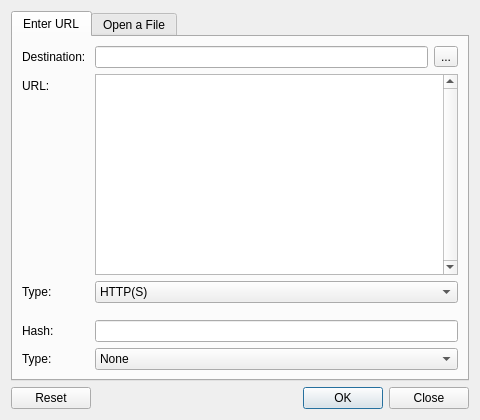
<?xml version="1.0" encoding="UTF-8"?>
<ui version="4.0">
 <class>AddURL</class>
 <widget class="QDialog" name="AddURL">
  <property name="geometry">
   <rect>
    <x>0</x>
    <y>0</y>
    <width>480</width>
    <height>420</height>
   </rect>
  </property>
  <property name="windowTitle">
   <string>Dialog</string>
  </property>
  <layout class="QVBoxLayout" name="verticalLayout_4">
   <item>
    <layout class="QVBoxLayout" name="mainLayout">
     <item>
      <widget class="QTabWidget" name="inputTabWidget">
       <property name="currentIndex">
        <number>0</number>
       </property>
       <widget class="QWidget" name="enter_url_tab">
        <attribute name="title">
         <string>Enter URL</string>
        </attribute>
        <layout class="QVBoxLayout" name="verticalLayout_5">
         <item>
          <layout class="QFormLayout" name="url_form">
           <item row="0" column="0">
            <widget class="QLabel" name="url_dest_label">
             <property name="text">
              <string>Destination: </string>
             </property>
            </widget>
           </item>
           <item row="0" column="1">
            <layout class="QHBoxLayout" name="url_dest_horizLayout">
             <item>
              <widget class="QLineEdit" name="url_dest_lineEdit">
               <property name="toolTip">
                <string>Where you would like the file saved.</string>
               </property>
               <property name="maxLength">
                <number>4096</number>
               </property>
              </widget>
             </item>
             <item>
              <widget class="QToolButton" name="url_dest_toolButton">
               <property name="text">
                <string>...</string>
               </property>
              </widget>
             </item>
            </layout>
           </item>
           <item row="1" column="0">
            <widget class="QLabel" name="url_label">
             <property name="text">
              <string>URL: </string>
             </property>
            </widget>
           </item>
           <item row="1" column="1">
            <widget class="QPlainTextEdit" name="url_plainTextEdit">
             <property name="toolTip">
              <string>Enter a single URL into this textbox.</string>
             </property>
             <property name="verticalScrollBarPolicy">
              <enum>Qt::ScrollBarAlwaysOn</enum>
             </property>
             <property name="horizontalScrollBarPolicy">
              <enum>Qt::ScrollBarAlwaysOff</enum>
             </property>
             <property name="plainText">
              <string notr="true"/>
             </property>
             <property name="textInteractionFlags">
              <set>Qt::LinksAccessibleByMouse|Qt::TextEditable|Qt::TextEditorInteraction|Qt::TextSelectableByKeyboard|Qt::TextSelectableByMouse</set>
             </property>
            </widget>
           </item>
           <item row="4" column="0">
            <widget class="QLabel" name="url_hash_label">
             <property name="text">
              <string>Hash: </string>
             </property>
            </widget>
           </item>
           <item row="4" column="1">
            <widget class="QLineEdit" name="url_hash_lineEdit">
             <property name="toolTip">
              <string>Acceptable hashing types are CRC32, MD5, SHA1, SHA(3-)256, SHA(3-)512.</string>
             </property>
             <property name="maxLength">
              <number>1024</number>
             </property>
            </widget>
           </item>
           <item row="5" column="0">
            <widget class="QLabel" name="label">
             <property name="text">
              <string>Type: </string>
             </property>
            </widget>
           </item>
           <item row="5" column="1">
            <widget class="QComboBox" name="hashType_comboBox">
             <property name="maxVisibleItems">
              <number>6</number>
             </property>
             <property name="maxCount">
              <number>100</number>
             </property>
             <item>
              <property name="text">
               <string>None</string>
              </property>
             </item>
             <item>
              <property name="text">
               <string>Unknown</string>
              </property>
             </item>
             <item>
              <property name="text">
               <string notr="true">MD5</string>
              </property>
             </item>
             <item>
              <property name="text">
               <string notr="true">SHA-1</string>
              </property>
             </item>
             <item>
              <property name="text">
               <string notr="true">SHA-256</string>
              </property>
             </item>
             <item>
              <property name="text">
               <string notr="true">SHA-512</string>
              </property>
             </item>
             <item>
              <property name="text">
               <string notr="true">SHA3-256</string>
              </property>
             </item>
             <item>
              <property name="text">
               <string notr="true">SHA3-512</string>
              </property>
             </item>
            </widget>
           </item>
           <item row="2" column="1">
            <widget class="QComboBox" name="urlType_comboBox">
             <item>
              <property name="text">
               <string>HTTP(S)</string>
              </property>
             </item>
             <item>
              <property name="text">
               <string>FTP(S)</string>
              </property>
             </item>
             <item>
              <property name="text">
               <string>.torrent</string>
              </property>
             </item>
             <item>
              <property name="text">
               <string>Magnet link (torrent)</string>
              </property>
             </item>
            </widget>
           </item>
           <item row="3" column="1">
            <layout class="QVBoxLayout" name="spacer_verticalLayout">
             <property name="topMargin">
              <number>5</number>
             </property>
            </layout>
           </item>
           <item row="2" column="0">
            <widget class="QLabel" name="label_2">
             <property name="text">
              <string>Type: </string>
             </property>
            </widget>
           </item>
          </layout>
         </item>
        </layout>
       </widget>
       <widget class="QWidget" name="open_file_tab">
        <attribute name="title">
         <string>Open a File</string>
        </attribute>
        <layout class="QVBoxLayout" name="verticalLayout_7">
         <item>
          <layout class="QFormLayout" name="file_form">
           <item row="1" column="0">
            <widget class="QLabel" name="file_import_label">
             <property name="text">
              <string>File to import: </string>
             </property>
            </widget>
           </item>
           <item row="0" column="1">
            <layout class="QHBoxLayout" name="file_dest_horizLayout">
             <item>
              <widget class="QLineEdit" name="file_dest_lineEdit">
               <property name="toolTip">
                <string>Where you would like the file saved.</string>
               </property>
              </widget>
             </item>
             <item>
              <widget class="QToolButton" name="file_dest_toolButton">
               <property name="text">
                <string>...</string>
               </property>
              </widget>
             </item>
            </layout>
           </item>
           <item row="1" column="1">
            <layout class="QHBoxLayout" name="file_import_horizLayout">
             <item>
              <widget class="QLineEdit" name="file_import_lineEdit">
               <property name="toolTip">
                <string>The file you would like to import, whether it be a torrent or CSV of multiple URLs.</string>
               </property>
              </widget>
             </item>
             <item>
              <widget class="QToolButton" name="file_import_toolButton">
               <property name="text">
                <string>...</string>
               </property>
              </widget>
             </item>
            </layout>
           </item>
           <item row="2" column="1">
            <widget class="QLabel" name="file_import_desc_label">
             <property name="text">
              <string>( e.g. download.torrent, urls.csv )</string>
             </property>
            </widget>
           </item>
           <item row="0" column="0">
            <widget class="QLabel" name="file_dest_label">
             <property name="text">
              <string>Destination: </string>
             </property>
            </widget>
           </item>
          </layout>
         </item>
        </layout>
       </widget>
      </widget>
     </item>
    </layout>
   </item>
   <item>
    <widget class="QDialogButtonBox" name="buttonBox">
     <property name="orientation">
      <enum>Qt::Horizontal</enum>
     </property>
     <property name="standardButtons">
      <set>QDialogButtonBox::Close|QDialogButtonBox::Ok|QDialogButtonBox::Reset</set>
     </property>
    </widget>
   </item>
  </layout>
 </widget>
 <resources/>
 <connections>
  <connection>
   <sender>buttonBox</sender>
   <signal>accepted()</signal>
   <receiver>AddURL</receiver>
   <slot>accept()</slot>
   <hints>
    <hint type="sourcelabel">
     <x>248</x>
     <y>254</y>
    </hint>
    <hint type="destinationlabel">
     <x>157</x>
     <y>274</y>
    </hint>
   </hints>
  </connection>
  <connection>
   <sender>buttonBox</sender>
   <signal>rejected()</signal>
   <receiver>AddURL</receiver>
   <slot>reject()</slot>
   <hints>
    <hint type="sourcelabel">
     <x>316</x>
     <y>260</y>
    </hint>
    <hint type="destinationlabel">
     <x>286</x>
     <y>274</y>
    </hint>
   </hints>
  </connection>
 </connections>
</ui>
